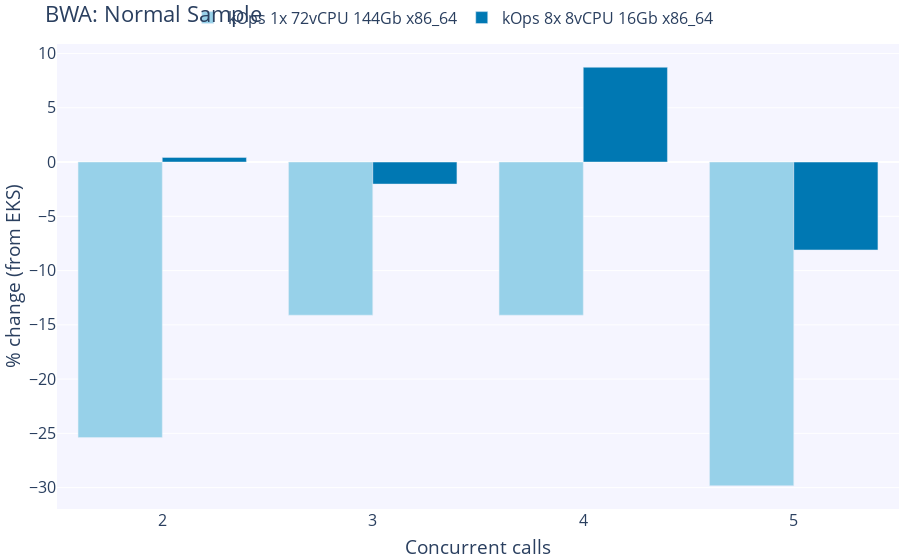

Notebook source saved alongside this figure:
### Code cell
fig = go.Figure()

# Add figure title
fig.update_layout(
    barmode='group',
    legend=dict(
        orientation="h",
        yanchor="bottom",
        y=1.02,
        xanchor="center",
        x=0.47
    ),
    margin=dict(
        t=1,
        b=1,
        l=1,
        r=1,
        autoexpand=True
    ),
    font=dict(
        size=16
    ),
    title={
        'text': "BWA: Normal Sample",
        # 'xanchor': 'center',
        # 'x': 0.5
    },
    xaxis_title_text='Concurrent calls',
    yaxis_title_text='% change (from EKS)',
    plot_bgcolor=bgColor
)

data=[]
for i, k in enumerate(list(clusters.keys())[:-1], start=0):
    y_data=[]
    for c in concurrent_calls:
        kops_mean=bwa_df[k]['normal'][c]['runtime'].mean()
        eks_mean=bwa_df['EKS 8x 8vCPU 16Gb x86_64']['normal'][c]['runtime'].mean()
        percent_change=(kops_mean - eks_mean) * 100 / eks_mean
        y_data.append(percent_change)
    fig.add_trace(go.Bar(name=k, x=concurrent_calls, y=y_data, marker_color=colorPallet[i]))

fig.show()

# Save graph
if not os.path.exists("graphs"):
    os.mkdir("graphs")
fig.write_image("graphs/bwa_normal_percentage_difference.png", width=baseFigureWidth, height=baseFigureHeight)

### Figure 1 — Plotly figure (JSON) as saved in the notebook; plotly's stock layout.template omitted (floating-point values rounded to 4 significant figures)
{"data": [{"marker": {"color": "rgba(151, 209, 233, 255)"}, "name": "kOps 1x 72vCPU 144Gb x86_64", "type": "bar", "x": [2, 3, 4, 5], "y": [-25.39, -14.11, -14.11, -29.83]}, {"marker": {"color": "rgba(0, 120, 179, 255)"}, "name": "kOps 8x 8vCPU 16Gb x86_64", "type": "bar", "x": [2, 3, 4, 5], "y": [0.4299, -2.028, 8.737, -8.104]}], "layout": {"autosize": true, "barmode": "group", "font": {"size": 16}, "legend": {"orientation": "h", "x": 0.47, "xanchor": "center", "y": 1.02, "yanchor": "bottom"}, "margin": {"autoexpand": true, "b": 1, "l": 1, "r": 1, "t": 1}, "plot_bgcolor": "rgba(245,245,255,255)", "title": {"text": "BWA: Normal Sample"}, "xaxis": {"autorange": true, "range": [1.5, 5.5], "title": {"text": "Concurrent calls"}, "type": "linear"}, "yaxis": {"autorange": true, "range": [-31.97, 10.88], "title": {"text": "% change (from EKS)"}, "type": "linear"}}}
